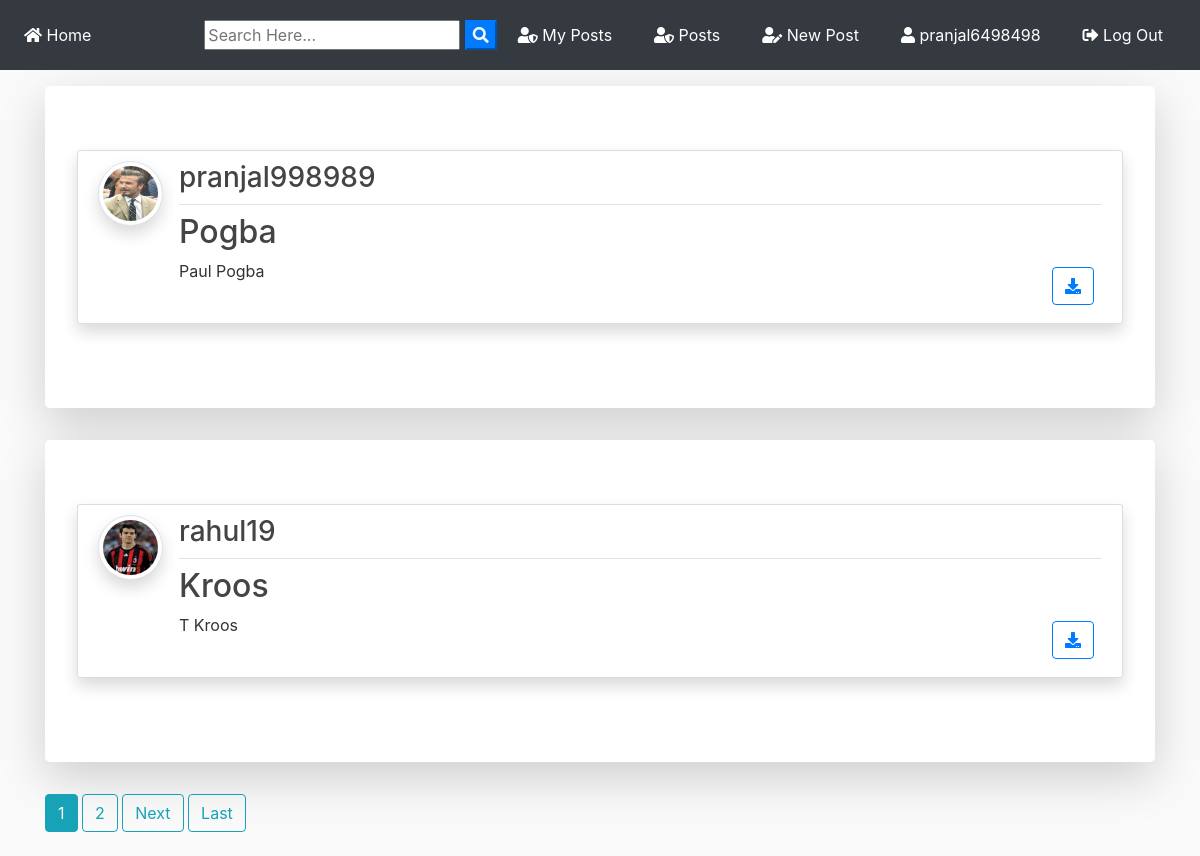
Screenshot of / (signed in) with the database file from the repository.
### blog/models.py (models this page shows, shortened)
class Post(models.Model):
	title = models.CharField(max_length=100)
	file = models.FileField(null=True,blank=True,upload_to='Files')
	content = models.TextField()
	date_posted = models.DateTimeField(default=timezone.now)
	author = models.ForeignKey(User, on_delete=models.CASCADE)
	private = models.BooleanField()

### users/models.py (models this page shows, shortened)
class Profile(models.Model):
    user = models.OneToOneField(User, on_delete=models.CASCADE)
    image = models.ImageField(default='default.jpg', upload_to='profile_pics')

### blog/views.py (the view)
# urls.py: path('', PostListView.as_view(), name='blog-home'),
class PostListView(ListView):
    model = Post
    template_name = 'blog/home.html'  # <app>/<model>_<viewtype>.html
    context_object_name = 'posts'
    ordering = ['-date_posted']
    paginate_by = 4

### blog/templates/blog/home.html (shortened to what this page needs)
{% extends "blog/base.html" %}
{% block content %}
    {% for post in posts %}
      {% if post.private == False %}
      <div class="jumbotron mt-3 bg-white shadow-lg">
      <article class="media content-section shadow">
        <a href="{{ post.author.profile.image.url }} " target="_blank"> <img src="{{ post.author.profile.image.url }}  " alt="" class="article-img rounded-circle img-thumbnail img-fluid shadow">
        </a>
        <div class="media-body">
          <div class="article-metadata d-flex justify-content-between">
            <a class="mr-2 " href="{% url 'user-posts' post.author.username  %}"><h3>{{ post.author }}</h3></a>
          </div>
          <h2><a class="article-title text-justify " href="{% url 'post-detail' post.id %}">{{ post.title }}</a></h2>
          <div class="d-flex justify-content-between">
            <p class="article-content text-justify text-truncate overflow-hidden">{{ post.content }}</p>
            {% if post.file %}
          <div class="form-group mt-0 pt-0  m-2">
            <a class="btn btn-outline-primary  btn-d "  href="{{ post.file.url }}"  download type="submit"><i class="fas fa-download"></i></a>
          </div>
          {% endif %}
          </div>
        </div>
      </article>
      </div>
      {% endif %}
    {% endfor %}
    {% if is_paginated %}
      {% for num in page_obj.paginator.page_range %}
        {% if page_obj.number == num %}
          <a class="btn btn-info mb-4" href="?page={{ num }}">{{ num }}</a>
        {% elif num > page_obj.number|add:'-3' and num < page_obj.number|add:'3' %}
          <a class="btn btn-outline-info mb-4" href="?page={{ num }}">{{ num }}</a>
        {% endif %}
      {% endfor %}
      {% if page_obj.has_next %}
        <a class="btn btn-outline-info mb-4" href="?page={{ page_obj.next_page_number }}">Next</a>
        <a class="btn btn-outline-info mb-4" href="?page={{ page_obj.paginator.num_pages }}">Last</a>
      {% endif %}
    {% endif %}
{% endblock content %}

### blog/templates/blog/base.html (shortened to what this page needs)
{% load static %}
<!doctype html>
<html lang="en">
  <head>
    <link rel="stylesheet" href="https://stackpath.bootstrapcdn.com/bootstrap/4.3.1/css/bootstrap.min.css">
    <link rel="stylesheet" href="https://use.fontawesome.com/releases/v5.8.1/css/all.css" >
    <link rel="stylesheet" href="{% static 'blog/main.css' %}">
</head>
  <body>
        <nav class="navbar navbar-expand-lg navbar-dark bg-dark">
                <div class="collapse navbar-collapse" id="navbarSupportedContent">
                  <ul class="navbar-nav mr-auto">
                    <li class="nav-item active">
                      <a class="nav-link" href="{% url 'blog-home' %}"><i class="fas fa-home"></i> Home <span class="sr-only">(current)</span></a>
                    </li>
                  </ul>
                  <form id="searchform" action="{% url 'search' %}" method="get">
                  <input type="text" name="q" type="text" value="{{ request.GET.q }}" placeholder="Search Here..." />
                  <button type="button" onclick="searchform.submit()" class=" text-white my-color btn-primary"><i class="fa fa-search"></i></button>
                  </form>
                    {% if user.is_authenticated %}
                    <a href="{% url 'user-posts' user %}" class="btn text-white m-2"><i class="fas fa-user-shield"></i> My Posts</a>
                    <a href="{% url 'blog-home' %}" class="btn text-white m-2"><i class="fas fa-user-shield"></i> Posts</a>
                    <a href="{% url 'post-create' %} " class="btn text-white m-2"><i class="fas fa-user-edit"></i> New Post</a>
                    <a href="{% url 'profile' %} " class="btn text-white m-2"><i class="fas fa-user"></i> {{ user.username }}</a>
                    <a href="{% url 'logout' %} " class="btn text-white m-2"><i class="fas fa-sign-out-alt"></i> Log Out</a>
                    {% else %}
                    <a href="{% url 'login' %} " class="btn text-white m-2"><i class="fas fa-user-tie"></i> Log In</a>
                    <a href="{% url 'register' %} " class="btn text-white m-2"> <i class="fas fa-sign-in-alt"></i> Sign Up</a>
                    {% endif %}
                </div>
              </nav>
      <div class="container my-bg">
    {% block content %}
    {% endblock  %}
</div>
  </body>
</html>

### blog/static/blog/main.css (style rules this page uses)
body { background: #fafafa; color: #333333; margin-top: 0; }
h1, h2, h3, h4, h5, h6 { color: #444444; }
ul { margin: 0; }
.content-section { background: #ffffff; padding: 10px 20px; border: 1px solid #dddddd; border-radius: 3px; margin-bottom: 20px; }
.article-title { color: #444444; }
.article-content { white-space: pre-line; }
.article-img { height: 65px; width: 65px; margin-right: 16px; }
.article-metadata { padding-bottom: 1px; margin-bottom: 4px; border-bottom: 1px solid #e3e3e3 }

### rows the page displays
Post: author.profile.image (picture), author "pranjal998989", title "Pogba", content "Paul Pogba"
Post: author.profile.image (picture), author "rahul19", title "Kroos", content "T Kroos"

### other values shown
{{ user.username }} "pranjal6498498"
{{ num }} "1"
{{ num }} "2"
